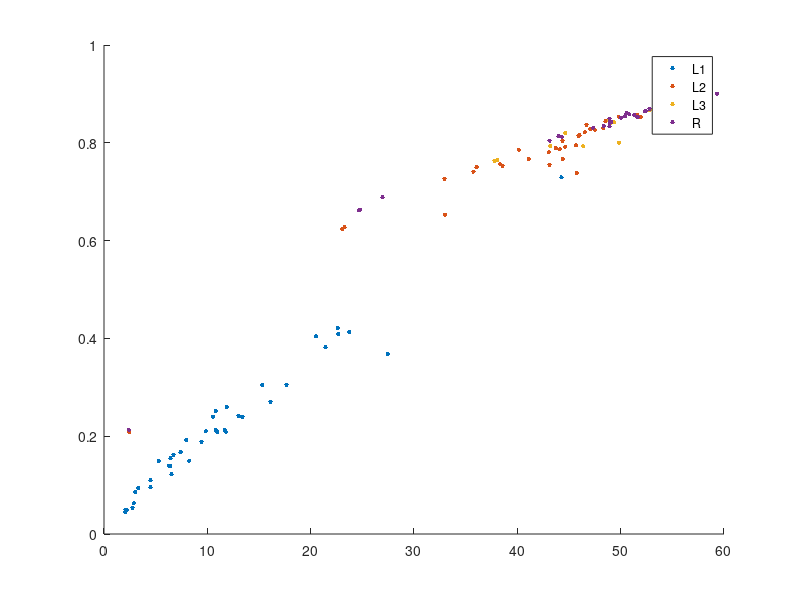

This figure's MATLAB source: (Note: this script raises an error after producing the figure.)
%% Load dataset
    load rses

    % Eliminate known contamination
    t = rses.Age206Pb238U<2000 & rses.Discordance<30;
    rses.Age206Pb238U(t) = NaN;
    rses.r206Pb_238U(t) = NaN;
    rses.Age207Pb206Pb(t) = NaN;
    rses.Age207Pb235U(t) = NaN;

%% Calculate error ellipse semimajor and semiminor axes

    % Determine sigma level at which to plot
    p = 0.05; % p-value
    sigmaLevel = sqrt(chi2inv(1-p,2)); % The bivariate p=0.05 level
    % sigmaLevel = 2; % Naive two-sigma
    
    % Calculate 1-sigma absolute uncertainties for each isotopic ratio
    % (converting from 2-sigma percent)
    r206Pb_238U_sigma = rses.r206Pb_238U .* rses.r206Pb_238U_2sigma / 2 / 100;
    r207Pb_235U_sigma = rses.r207Pb_235U .* rses.r207Pb_235U_2sigma / 2 / 100;
    
    % Allocate output variables
    a = NaN(size(rses.r206Pb_238U));
    b = a;
    beta = a;
    
% Loop through each analysis
    for i=1:length(rses.r206Pb_238U)
        % Construct covariance matrix from uncertainties and correlation coefficients
        covmat = [r206Pb_238U_sigma(i).^2, r206Pb_238U_sigma(i).*r207Pb_235U_sigma(i).*rses.Corr6875(i);
            r206Pb_238U_sigma(i).*r207Pb_235U_sigma(i).*rses.Corr6875(i), r207Pb_235U_sigma(i).^2];
        
        % For analysis with data
        if ~any(isnan(covmat))
            
            % Calculate eigenvectors and eigenvalues from the covariance matrix.
            % V: matrix of eigenvectors, D: diagonal matrix of eigenvectors
            [V,D] = eig(covmat);
            % Find index of major and minor axes
            [~,major] = max(diag(D));
            [~,minor] = min(diag(D));
            % Larger (major) eigenvector
            v = V(:,major);
            
            % Calculate angle of ellipse from horizontal
            beta(i) = atan(v(2)/v(1));
            % Calculate length of semimajor and semiminor axes for given p-value
            a(i) = sigmaLevel*sqrt(abs(D(major,major)));
            b(i) = sigmaLevel*sqrt(abs(D(minor,minor)));
        end
    end

    
%% Plot dates on concordia diagram, colored by leachate number
    
    figure; hold on;
    c = lines(4); % Colors
    
% Start with dots at the center of each ellipse
    for i=1:4
        t = rses.L==i;
        plot(rses.r207Pb_235U(t),rses.r206Pb_238U(t),'.','MarkerSize',10,'Color',c(i,:));
    end
    legend('L1','L2','L3','R')
    
% Add error ellipses
    for i=1:4
        t = rses.L==i;
        ellipse(b(t),a(t),-beta(t),rses.r207Pb_235U(t),rses.r206Pb_238U(t),c(i,:),100);
    end
    
    xlabel('207Pb / 235U'); ylabel('206Pb / 238U');
    formatfigure;
    
%% One zoom option

    xlim([41.5,60.5])
    xticks(42:2:60)
    ylim([0.808,0.912])
    yticks(0.81:0.01:0.91)
    
%% Concordant analyses only
    figure; hold on;
    c = lines(4); % Colors
    
% Start with dots at the center of each ellipse
    for i=2:4
        t = rses.L==i;
        t = t & rses.Discordance<0.7;
        plot(rses.r207Pb_235U(t),rses.r206Pb_238U(t),'.','MarkerSize',10,'Color',c(i,:));
    end
    legend('L2','L3','R')

% Add error ellipses
    for i=2:4
        t = rses.L==i;
        t = t & rses.Discordance<0.7;
        ellipse(b(t),a(t),-beta(t),rses.r207Pb_235U(t),rses.r206Pb_238U(t),c(i,:),100);
    end
    
    xlabel('207Pb / 235U'); ylabel('206Pb / 238U');
    formatfigure;
    
%% Specific zircon only
    
    figure; hold on;
    c = lines(4); % Colors
    
% Start with dots at the center of each ellipse
    for i=1:4
        t = rses.L==i;
        t = t & contains(rses.zircon,'z6.10');
        plot(rses.r207Pb_235U(t),rses.r206Pb_238U(t),'.','MarkerSize',10,'Color',c(i,:));
    end
    legend('L1','L2','L3','R')

% Add error ellipses
    for i=1:4
        t = rses.L==i;
        t = t & contains(rses.zircon,'z6.10');
        ellipse(b(t),a(t),-beta(t),rses.r207Pb_235U(t),rses.r206Pb_238U(t),c(i,:),100);
    end
    
    xlabel('207Pb / 235U'); ylabel('206Pb / 238U');
    formatfigure;
  
    xlim([51.75,59.75])
    ylim([0.8675,0.9095])

%% Add concordia curve with uncertainty

% Jaffey decay constants
    l235U = log(2)/(7.0381*10^8); % 1/Years
    l235U_sigma = log(2)/(7.0381*10^8)*0.0048/7.0381; % 1/Years
    l238U = log(2)/(4.4683*10^9); % 1/Years
    l238U_sigma = log(2)/(4.4683*10^9)*0.0024/4.4683; % 1/Years
    
    % Uncertainty of 235 decay constant relative to the 238 decay constant
    l235U_sigma_r = l235U .* sqrt((l238U_sigma/l238U).^2 + (l235U_sigma/l235U).^2); % 1/Years
    
% Schoene adjusted 235U decay constant
    l235U_Schoene = 9.8569E-10; % 1/Years
        
% Plot the concordia curve
    xl = xlim; % Note current size of figure
    tlim = log(xl+1)./l235U; % Calculate time range of current window
    t = linspace(tlim(1),tlim(2),1000); % Time vector
    r75t = exp(l235U.*t) - 1; % X axis values
    r68t = exp(l238U.*t) - 1; % Y axis values
    hold on; fill([exp((l235U-l235U_sigma_r*2).*t) - 1, fliplr(exp((l235U+l235U_sigma_r*2).*t) - 1)],[r68t, fliplr(r68t)],'k','FaceAlpha',0.2,'EdgeAlpha',0) % Two-sigma concordia uncertainty
    hold on; plot(r75t,r68t,'k') % Concordia line
    
    r75t_Schoene = exp(l235U_Schoene.*t) - 1; % X axis values
    hold on; plot(r75t_Schoene,r68t,'--k') % Concordia line

    xlim(xl); % Ensure that figure size hasn't changed
    
% Calculate desired range of age markers
    scale=floor(log10(range(tlim))); % Characteristic timescale (order of magnitude)
    trange = round(tlim/10.^scale); % Minimum and maximum time to a round number
    majorstep = 0.25;
    tticks = (trange(1):majorstep:trange(2)).*10^scale; % Time ticks, to a round number
    r75tticks = exp(l235U.*tticks) - 1; % X axis values
    r68tticks = exp(l238U.*tticks) - 1; % Y axis values

% Plot age markers with text labels
    hold on; plot(r75tticks,r68tticks,'.k','MarkerSize',12)
    ticklabels = cellfun(@num2str, num2cell(tticks/10^6),'UniformOutput',false);
    xoffset = range(xlim)/200;
    yoffset = range(ylim)/100;
    test = (r75tticks-xoffset)>(xl(1)+8*xoffset) & r75tticks < xl(2);
    hold on; text(r75tticks(test)-xoffset,r68tticks(test)+yoffset,ticklabels(test),'HorizontalAlignment','right')
  
    fig = gcf;
    warning('off', 'MATLAB:print:FigureTooLargeForPage')
    fig.PaperSize = [fig.PaperPosition(3) fig.PaperPosition(4)];
    set(fig,'renderer','painters')
    

%% Compare SIMS and TIMS ages

% Import the sims dataset from tab-delimited CSV
    sims = importdataset('../data/Compiled_SIMS_Ages.csv','\t');

% For each zircon name in rses.zircon, find the index of a matching name in sims.zircon
    t = findmatches(rses.zircon, sims.zircon);

% Assign non-matches to the last row, which is all NaNs
    t(isnan(t)) = length(sims.zircon);

% Transfer all variables from sims to rses
    for i = 1:length(sims.elements)
        rses.(sims.elements{i}) = sims.(sims.elements{i})(t);
    end

% Plot results
    tmin = 3800;
    tmax = 4250;

    figure; hold on;
    c = lines(4); % Colors
    h = [];
    for i=1:4
        t = rses.L==i & rses.Age207Pb206Pb>tmin;
        t = t & rses.Discordance<0.7;
        hh = herrorbar(rses.Age207Pb206Pb(t),rses.SIMS_Age207Pb206Pb(t),2*rses.Age207Pb206Pb_sigma(t),'.k');
        set(hh,'Color',c(i,:));
        h(i) = errorbar(rses.Age207Pb206Pb(t),rses.SIMS_Age207Pb206Pb(t),2*rses.SIMS_Age207Pb206Pb_sigma(t),'.','MarkerSize',10,'Color',c(i,:));
    end
%     legend(h,{'L1','L2','L3','R'})    
    
    plot([tmin tmax],[tmin tmax],'-k')
    xlim([tmin tmax])
    xlabel('TIMS 6/7 Age')
    ylabel('SIMS 6/7 Age')
    formatfigure
    
%% Compare SIMS and TIMS ages

% Plot results
    tmin = 3900;
    tmax = 4200;

    figure; hold on;
    c = lines(4); % Colors
    h = [];
    for i=4:4
        t = rses.L==i & rses.Age207Pb206Pb>tmin;
        t = t & rses.Discordance<0.7;
        hh = herrorbar(rses.Age207Pb206Pb(t),rses.SIMS_Age207Pb206Pb(t),2*rses.Age207Pb206Pb_sigma(t),'.k');
        set(hh,'Color',c(i,:));
        h(i) = errorbar(rses.Age207Pb206Pb(t),rses.SIMS_Age207Pb206Pb(t),2*rses.SIMS_Age207Pb206Pb_sigma(t),'.','MarkerSize',10,'Color',c(i,:));
        
        d = rses.Age207Pb206Pb(t) - rses.SIMS_Age207Pb206Pb(t);
        e = sqrt(rses.SIMS_Age207Pb206Pb_sigma(t).^2 + rses.Age207Pb206Pb_sigma(t).^2);
        wmean(d,e,'print')
    end
%     legend(h,{'L1','L2','L3','R'})    
    

    
    plot([tmin tmax],[tmin tmax],'-k')
    xlim([tmin tmax])
    xlabel('TIMS 6/7 Age')
    ylabel('SIMS 6/7 Age')
    formatfigure

%% Plot RSES leachate pair U/Pb ratio slopes

    figure;
    xlim([0 60])
    xticks(0:10:60)
    ylim([0 1])
    yticks(0:0.2:1)
    
    xlabel('207Pb / 235U'); ylabel('206Pb / 238U');
    AddConcordiaCurveJaffey;
    formatfigure;
    
    l1s = find(rses.L == 1);
    l2s = find(rses.L == 2);
    l3s = find(rses.L == 3);
    residues = find(rses.L == 4);

    % List of 
    myl1 = l1s(findmatches(rses.fragment, rses.fragment(l1s)));
    myl2 = l2s(findmatches(rses.fragment, rses.fragment(l2s)));
    % myl3 = l3s(findmatches(rses.fragment, rses.fragment(l3s)));
    myresidue = residues(findmatches(rses.fragment, rses.fragment(residues)));
    
    no_l3s = isnan(findmatches(rses.fragment, rses.fragment(l3s)));
    lpenultimate = [l3s; myl2(rses.L==2 & no_l3s)];
    mylpenultimate = lpenultimate(findmatches(rses.fragment, rses.fragment(lpenultimate)));

    % Color scheme
    c = lines(4);
    alpha = 0.25;
    x = 0:60;
    
%     t0 = 3950;
%     x0 = exp(l235U.*t0*1E6) - 1;
%     y0 = exp(l238U.*t0*1E6) - 1;

    % L1 - L2 pairs
    t = rses.L==2;
    x0 = rses.r207Pb_235U(t);
    y0 = rses.r206Pb_238U(t);
    delta68 = rses.r206Pb_238U(t) - rses.r206Pb_238U(myl1(t));
    delta75 = rses.r207Pb_235U(t) - rses.r207Pb_235U(myl1(t));
    slope = delta68 ./ delta75;
    
    for i=1:length(slope)
        hold on; plot(x, slope(i)*(x-x0(i))+y0(i), 'Color',[c(1,:),alpha])
    end
    slope = nanmedian(slope);
    hold on; plot(x, slope*(x-nanmedian(x0))+nanmedian(y0), 'Color',c(1,:), 'LineWidth', 2)

    % L2 - L3 pairs
    t = rses.L==3;
    x0 = rses.r207Pb_235U(t);
    y0 = rses.r206Pb_238U(t);
    delta68 = rses.r206Pb_238U(t) - rses.r206Pb_238U(myl2(t));
    delta75 = rses.r207Pb_235U(t) - rses.r207Pb_235U(myl2(t));
    slope = delta68 ./ delta75;
    
    for i=1:length(slope)
        hold on; plot(x, slope(i)*(x-x0(i))+y0(i), 'Color',[c(2,:),alpha])
    end
    slope = nanmedian(slope);
    hold on; plot(x, slope*(x-nanmedian(x0))+nanmedian(y0), 'Color',c(2,:), 'LineWidth', 2)

    % L2/3 - R pairs
    t = rses.L==4;
    x0 = rses.r207Pb_235U(t);
    y0 = rses.r206Pb_238U(t);
    delta68 = rses.r206Pb_238U(t) - rses.r206Pb_238U(mylpenultimate(t));
    delta75 = rses.r207Pb_235U(t) - rses.r207Pb_235U(mylpenultimate(t));
    slope = delta68 ./ delta75;

    for i=1:length(slope)
        hold on; plot(x, slope(i)*(x-x0(i))+y0(i), 'Color',[c(3,:),alpha])
    end
    slope = nanmedian(slope);
    hold on; plot(x, slope*(x-nanmedian(x0))+nanmedian(y0), 'Color',c(3,:), 'LineWidth', 2)
     
    
    
%% Plot histogram of RSES leachate pair lower intercepts


    l1s = find(rses.L == 1);
    l2s = find(rses.L == 2);
    l3s = find(rses.L == 3);
    residues = find(rses.L == 4);

    % List of 
    myl1 = l1s(findmatches(rses.fragment, rses.fragment(l1s)));
    myl2 = l2s(findmatches(rses.fragment, rses.fragment(l2s)));
    myresidue = residues(findmatches(rses.fragment, rses.fragment(residues)));
    
    no_l3s = isnan(findmatches(rses.fragment, rses.fragment(l3s)));
    lpenultimate = [l3s; myl2(rses.L==2 & no_l3s)];
    mylpenultimate = lpenultimate(findmatches(rses.fragment, rses.fragment(lpenultimate)));

    % Color scheme
    c = lines(4);
    alpha = 0.25;
        
    % Calculate 1-sigma absolute uncertainties for each isotopic ratio
    % (converting from 2-sigma percent)
    r206Pb_238U_sigma = rses.r206Pb_238U .* rses.r206Pb_238U_2sigma / 2 / 100;
    r207Pb_235U_sigma = rses.r207Pb_235U .* rses.r207Pb_235U_2sigma / 2 / 100;
    
    % Allocate output variables
    a = NaN(size(rses.r206Pb_238U));
    b = a;
    beta = a;
    
    LowerIntercept = [];
    
    % L1 - L2 pairs
    t = rses.L==2 ...
        & ~isnan(rses.r207Pb_235U) & ~isnan(rses.r206Pb_238U) ...
        & ~isnan(rses.r207Pb_235U(myl1)) & ~isnan(rses.r206Pb_238U(myl1));
    for n = 1:1000        
        for i=find(t)'
            mu_l2 = [rses.r207Pb_235U(i), rses.r206Pb_238U(i)];
            cov_l2 = r206Pb_238U_sigma(i).*r207Pb_235U_sigma(i).*rses.Corr6875(i);
            covmat_l2 = [r206Pb_238U_sigma(i).^2, cov_l2;
                      cov_l2, r207Pb_235U_sigma(i).^2];
            r = mvnrnd(mu_l2,covmat_l2);
            r75_l2 = r(1);
            r68_l2 = r(2);

            mu_l1 = [rses.r207Pb_235U(myl1(i)), rses.r206Pb_238U(myl1(i))];
            cov_l1 = r206Pb_238U_sigma(myl1(i)).*r207Pb_235U_sigma(myl1(i)).*rses.Corr6875(myl1(i));
            covmat_l1 = [r206Pb_238U_sigma(myl1(i)).^2, cov_l1;
                      cov_l1, r207Pb_235U_sigma(myl1(i)).^2];
            r = mvnrnd(mu_l1,covmat_l1);
            r75_l1 = r(1);
            r68_l1 = r(2);

            delta68 = r68_l2 - r68_l1;
            delta75 = r75_l2 - r75_l1;
            slope = delta68 ./ delta75;

            li = fzero(@(x) slope * (exp(l235U.*x) - 1 - r75_l1) + r68_l1 - exp(l238U.*x) + 1, 0);
            LowerIntercept = [LowerIntercept, li];

        end
    end
    
    figure; hist(LowerIntercept, 100)
    
    
    LowerIntercept = [];
    
    % L2 ? L3 pairs
    t = rses.L==3 ...
        & ~isnan(rses.r207Pb_235U) & ~isnan(rses.r206Pb_238U) ...
        & ~isnan(rses.r207Pb_235U(myl2)) & ~isnan(rses.r206Pb_238U(myl2));
    for n = 1:1000        
        for i=find(t)'
            mu_l3 = [rses.r207Pb_235U(i), rses.r206Pb_238U(i)];
            cov_l3 = r206Pb_238U_sigma(i).*r207Pb_235U_sigma(i).*rses.Corr6875(i);
            covmat_l3 = [r206Pb_238U_sigma(i).^2, cov_l3;
                      cov_l3, r207Pb_235U_sigma(i).^2];
            r = mvnrnd(mu_l3,covmat_l3);
            r75_l3 = r(1);
            r68_l3 = r(2);

            mu_l2 = [rses.r207Pb_235U(myl2(i)), rses.r206Pb_238U(myl2(i))];
            cov_l2 = r206Pb_238U_sigma(myl2(i)).*r207Pb_235U_sigma(myl2(i)).*rses.Corr6875(myl2(i));
            covmat_l2 = [r206Pb_238U_sigma(myl2(i)).^2, cov_l2;
                      cov_l2, r207Pb_235U_sigma(myl2(i)).^2];
            r = mvnrnd(mu_l2,covmat_l2);
            r75_l2 = r(1);
            r68_l2 = r(2);

            delta68 = r68_l3 - r68_l2;
            delta75 = r75_l3 - r75_l2;
            slope = delta68 ./ delta75;

            li = fzero(@(x) slope * (exp(l235U.*x) - 1 - r75_l2) + r68_l2 - exp(l238U.*x) + 1, 1E6);
            LowerIntercept = [LowerIntercept, li];

        end
    end
    
    figure; hist(LowerIntercept, 100)
    
        LowerIntercept = [];
    
    % L2/3 ? R pairs
    t = rses.L==3 ...
        & ~isnan(rses.r207Pb_235U) & ~isnan(rses.r206Pb_238U) ...
        & ~isnan(rses.r207Pb_235U(mylpenultimate)) & ~isnan(rses.r206Pb_238U(mylpenultimate));
    for n = 1:1000        
        for i=find(t)'
            mu_l4 = [rses.r207Pb_235U(i), rses.r206Pb_238U(i)];
            cov_l4 = r206Pb_238U_sigma(i).*r207Pb_235U_sigma(i).*rses.Corr6875(i);
            covmat_l4 = [r206Pb_238U_sigma(i).^2, cov_l4;
                      cov_l4, r207Pb_235U_sigma(i).^2];
            r = mvnrnd(mu_l4,covmat_l4);
            r75_l4 = r(1);
            r68_l4 = r(2);

            mu_lpenultimate = [rses.r207Pb_235U(mylpenultimate(i)), rses.r206Pb_238U(mylpenultimate(i))];
            cov_lpenultimate = r206Pb_238U_sigma(mylpenultimate(i)).*r207Pb_235U_sigma(mylpenultimate(i)).*rses.Corr6875(mylpenultimate(i));
            covmat_lpenultimate = [r206Pb_238U_sigma(mylpenultimate(i)).^2, cov_lpenultimate;
                      cov_lpenultimate, r207Pb_235U_sigma(mylpenultimate(i)).^2];
            r = mvnrnd(mu_lpenultimate,covmat_lpenultimate);
            r75_lpenultimate = r(1);
            r68_lpenultimate = r(2);

            delta68 = r68_l4 - r68_lpenultimate;
            delta75 = r75_l4 - r75_lpenultimate;
            slope = delta68 ./ delta75;

            li = fzero(@(x) slope * (exp(l235U.*x) - 1 - r75_lpenultimate) + r68_lpenultimate - exp(l238U.*x) + 1, 1E6);
            LowerIntercept = [LowerIntercept, li];

        end
    end
    
    figure; hist(LowerIntercept, 100)
    
